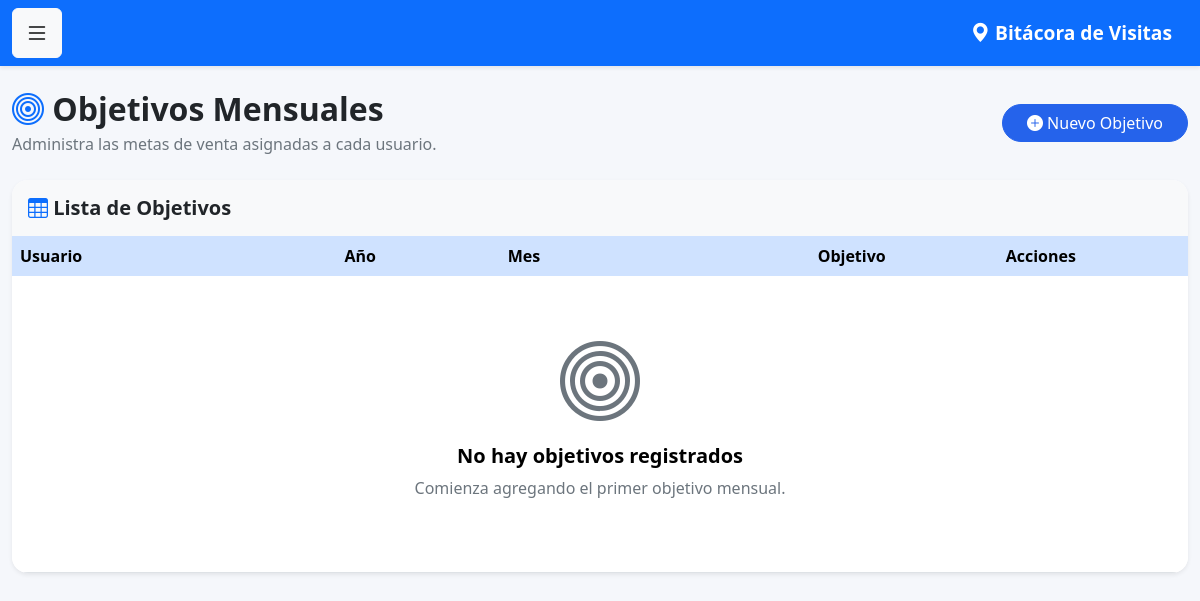
The page /objetivos (signed in) on the database as committed earlier.
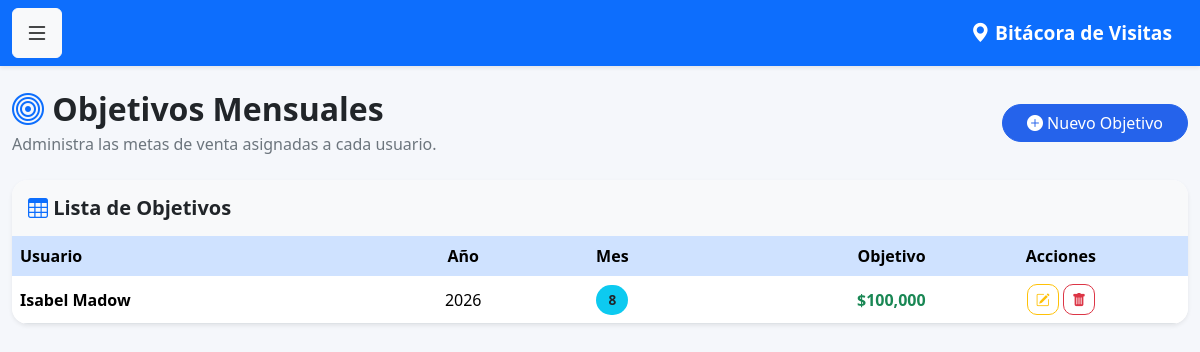
The same page on the database as committed later.
### models.py (models this page shows)
class Objetivo(db.Model):
    __tablename__ = 'objetivos'
    id = db.Column(
        db.Integer,
        primary_key=True
    )
    usuario_id = db.Column(
        db.Integer,
        db.ForeignKey('usuarios.id')
    )
    anio = db.Column(
        db.Integer,
        nullable=False
    )
    mes = db.Column(
        db.Integer,
        nullable=False
    )
    objetivo = db.Column(
        db.Float,
        nullable=False
    )
    usuario = db.relationship(
        'Usuario',
        backref='objetivos'
    )

class Usuario(UserMixin, db.Model):
    __tablename__ = 'usuarios'
    id = db.Column(db.Integer, primary_key=True)
    nombre = db.Column(db.String(100), nullable=False)
    correo = db.Column(db.String(120), unique=True, nullable=False)
    password = db.Column(db.String(500), nullable=False)
    rol = db.Column(db.String(20), default='vendedor')
    activo = db.Column(db.Boolean, default=True)

### app.py (the view)
@app.route('/objetivos')
@login_required
def objetivos():
    if current_user.rol not in ['admin', 'supervisor']:
        return redirect('/dashboard')
    objetivos = Objetivo.query.order_by(
        Objetivo.anio.desc(),
        Objetivo.mes.desc()
    ).all()
    return render_template(
        'objetivos.html',
        objetivos=objetivos
    )

### app.py (called while the page is built)
@login_manager.user_loader
def load_user(user_id):
    return Usuario.query.get(int(user_id))

### templates/objetivos.html (shortened to what this page needs)
{% extends 'base.html' %}
{% block contenido %}
<div class="d-flex justify-content-between align-items-center mb-4">
    <div>
        <h2 class="fw-bold mb-1">
            <i class="bi bi-bullseye text-primary"></i>
            Objetivos Mensuales
        </h2>
        <p class="text-muted mb-0">
            Administra las metas de venta asignadas a cada usuario.
        </p>
    </div>
    <a href="{{ url_for('nuevo_objetivo') }}"
       class="btn btn-primary rounded-pill px-4">
        <i class="bi bi-plus-circle-fill"></i>
        Nuevo Objetivo
    </a>
</div>
<div class="card shadow-sm border-0 rounded-4">
    <div class="card-header bg-light py-3">
        <h5 class="mb-0">
            <i class="bi bi-table text-primary"></i>
            Lista de Objetivos
        </h5>
    </div>
    <div class="table-responsive">
        <table class="table table-hover align-middle mb-0">
            <thead class="table-primary">
                <tr>
                    <th>Usuario</th>
                    <th class="text-center">Año</th>
                    <th class="text-center">Mes</th>
                    <th class="text-end">Objetivo</th>
                    <th class="text-center">Acciones</th>
                </tr>
            </thead>
            <tbody>
            {% for o in objetivos %}
                <tr>
                    <td>
                        <div class="d-flex align-items-center">
                            <strong>
                                {{ o.usuario.nombre }}
                            </strong>
                        </div>
                    </td>
                    <td class="text-center">
                        {{ o.anio }}
                    </td>
                    <td class="text-center">
                        <span class="badge bg-info text-dark">
                            {{ o.mes }}
                        </span>
                    </td>
                    <td class="text-end fw-bold text-success">
                        ${{ "{:,.0f}".format(o.objetivo or 0) }}
                    </td>
                    <td class="text-center">
                        <a href="{{ url_for('editar_objetivo', id=o.id) }}"
                           class="btn btn-outline-warning btn-sm"
                           title="Editar">
                            <i class="bi bi-pencil-square"></i>
                        </a>
                        <a href="{{ url_for('eliminar_objetivo', id=o.id) }}"
                           class="btn btn-outline-danger btn-sm"
                           title="Eliminar"
                           onclick="return confirm('¿Deseas eliminar este objetivo?');">
                            <i class="bi bi-trash-fill"></i>
                        </a>
                    </td>
                </tr>
            {% else %}
                <tr>
                    <td colspan="5">
                        <div class="text-center py-5">
                            <i class="bi bi-bullseye display-1 text-secondary"></i>
                            <h5 class="mt-3">
                                No hay objetivos registrados
                            </h5>
                            <p class="text-muted">
                                Comienza agregando el primer objetivo mensual.
                            </p>
                        </div>
                    </td>
                </tr>
            {% endfor %}
            </tbody>
        </table>
    </div>
</div>
{% endblock %}

Rows that differ between the two databases and show on the page:
added Objetivo: usuario.nombre "Isabel Madow", anio "2026", mes "8", objetivo "100,000"
Other text that changed with them:
text no longer shown: "No hay objetivos registrados Comienza agregando el primer objetivo mensual."
